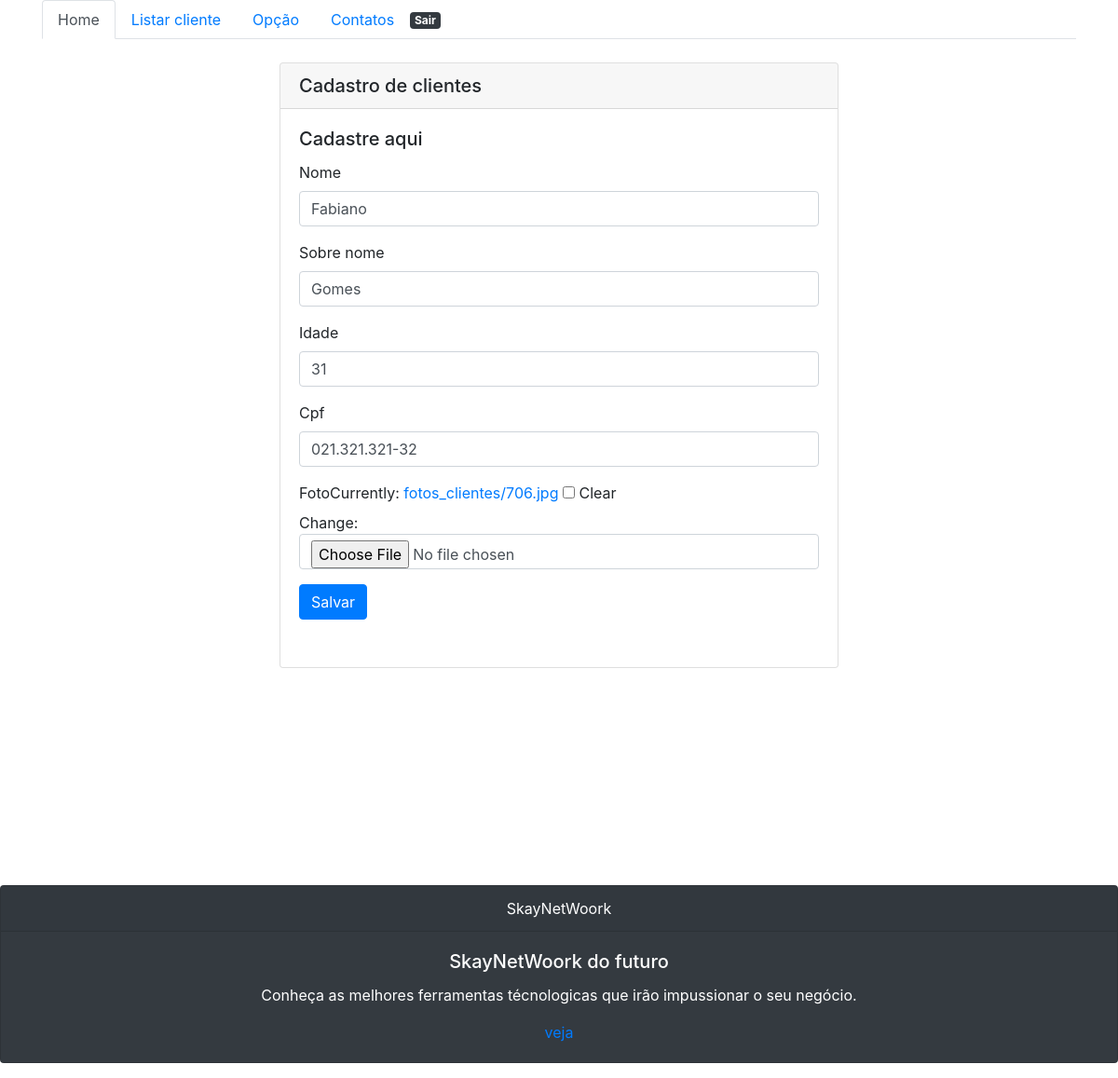
/cliente/atualizar/1/ (signed in), run on the app's committed database.
### cliente/models.py (models this page shows, shortened)
class ClienteBD(models.Model):
	nome = models.CharField(max_length=30)
	sobre_nome= models.CharField(max_length=30)
	idade = models.CharField(max_length=30)
	cpf = models.CharField(max_length=30)
	foto = models.ImageField(upload_to= 'fotos_clientes', null=True, blank=True)

### cliente/views.py (the view)
# urls.py: path('atualizar/<int:id>/', atualizarCliente, name='atualizarCliente'),
@login_required
def atualizarCliente(request, id):
	cliente = get_object_or_404(ClienteBD, pk=id)
	form = clienteForm(request.POST or None , request.FILES or None, instance=cliente)
	if form.is_valid():
		form.save()
		return redirect(listarCliente)
	return render(request, 'atualizar.html' , {'form':form})

### cliente/forms.py
class clienteForm(ModelForm):
	class Meta:
		model = ClienteBD
		fields = '__all__'

### cliente/templates/atualizar.html (shortened to what this page needs)
{% extends 'base.html' %}
{% load bootstrap4 %}
{% block  container %}
<div class="row">
	<div class="col-md">
	</div>
	<div class="col-md">
	   <div class="card" style="margin:25px; width: 600px ; height: 650px;">
		  <h5 class="card-header">Cadastro de clientes</h5>
		  <div class="card-body">
		    <h5 class="card-title">Cadastre aqui</h5>
		   	<form action="" method="post" accept-charset="utf-8" class="form">
			      {% bootstrap_form form %}
			      {% buttons %}
			      <button class="btn btn-primary" type="submit">Salvar</button>
			      {% endbuttons %}
	       </form>
		  </div>
	   </div>
	</div>
	<div class="col-md">
	</div>
</div>
{% endblock %}

### data on the page
ClienteBD: nome "Fabiano", sobre_nome "Gomes", idade "31", cpf "021.321.321-32"
